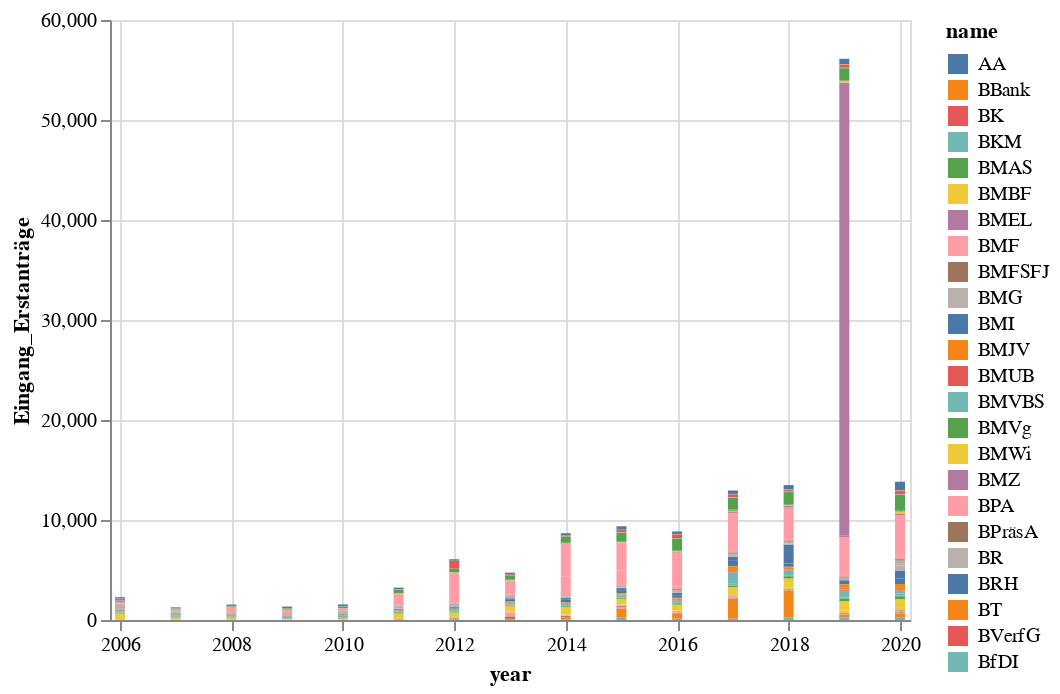

The code cell stored with this chart in its notebook:
### Code cell
alt.Chart(df).mark_bar().encode(
    color='name',
    x='year',
    y='Eingang_Erstanträge',
    tooltip='name'
).interactive()

### Figure 1 — Vega-Lite specification as saved in the notebook (floating-point values rounded to 4 significant figures; data arrays with more than 128 entries replaced by an {"elided": "..."} marker saying what was removed)
{"config": {"view": {"continuousWidth": 400, "continuousHeight": 300}}, "data": {"name": "data-6a9a53f2b8e8571c7ea020364a377b55"}, "mark": "bar", "encoding": {"color": {"type": "nominal", "field": "name"}, "tooltip": {"type": "nominal", "field": "name"}, "x": {"type": "temporal", "field": "year"}, "y": {"type": "quantitative", "field": "Eingang_Erstanträge"}}, "selection": {"selector003": {"type": "interval", "bind": "scales", "encodings": ["x", "y"]}}, "$schema": "https://vega.github.io/schema/vega-lite/v4.8.1.json", "datasets": {"data-6a9a53f2b8e8571c7ea020364a377b55": {"elided": "542 records"}}}
